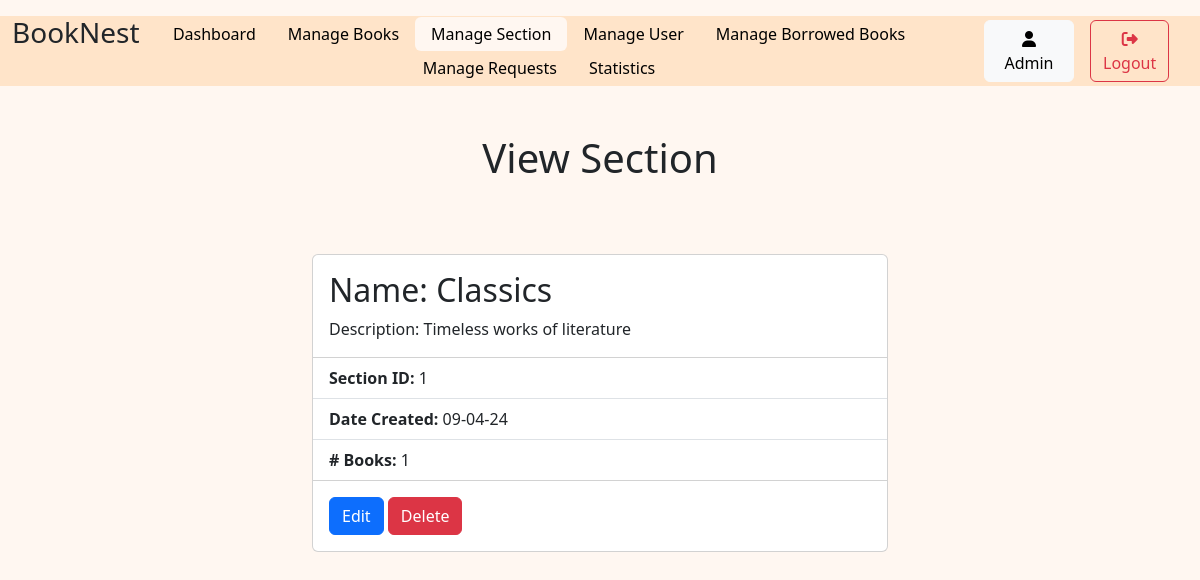
/admin/section_management/view/1 (signed in), run on the app's committed database.
### models.py (models this page shows)
class user(db.Model):
    user_id = db.Column(db.Integer, autoincrement=True, primary_key=True)
    username = db.Column(db.String(), unique=True)
    email = db.Column(db.String, unique=True)
    date_created = db.Column(db.DateTime, default=datetime.datetime.now)
    passhash = db.Column(db.String(256))
    is_admin=db.Column(db.Boolean, default=False)

class section(db.Model):
    section_id = db.Column(db.Integer, primary_key=True, autoincrement=True)
    name = db.Column(db.String)
    date_created = db.Column(db.DateTime, default=datetime.datetime.now)
    description = db.Column(db.String)
    books=db.relationship('book', backref='sections', lazy=True, cascade='all, delete-orphan')

### routes.py (the view)
@app.route('/admin/section_management/view/<int:id>')       #reuse it for general user too
@admin_required
def view_section(id):
    User=user.query.get(session['user_id'])
    Section=section.query.get(id)
    if not Section:
        flash('Category does not exists.')
        return render_template(url_for('sectionManagement', active='Section'))
    return render_template('/admin_pages/viewSection.html', active='Section', User=User, Section=Section)

### routes.py (called while the page is built)
def admin_required(func):
    @wraps(func)
    def inner(*args, **kwargs):
        if 'user_id' not in session:
            flash('Please login to continue')
            return redirect(url_for('login'))
        User = user.query.get(session['user_id'])
        if not User.is_admin:
            flash('You are not authorized to access this page')
            return redirect(url_for('dashboard'))
        return func(*args, **kwargs)
    return inner

### templates/admin_pages/viewSection.html (shortened to what this page needs)
{% extends 'layout.html' %}
{% block content %}
{% include 'adminNavbar.html' %}
<div class="d-flex pt-5 pb-3 justify-content-center">
    <h1 class="text-center">View Section</h1>
</div>
<div class="d-flex pt-5 justify-content-center">
    <div class="card" style="width: 36rem;">
        <div class="card-body">
            <h2 class="card-title">Name: {{Section.name}}</h2>
            <p class="card-text">Description: {{Section.description}}</p>
        </div>
        <ul class="list-group list-group-flush">
            <li class="list-group-item"><b>Section ID: </b>{{Section.section_id}}</li>
            <li class="list-group-item"><b>Date Created: </b>{{Section.date_created.strftime('%d-%m-%y')}}</li>
            <li class="list-group-item"><b># Books: </b>{{Section.books|length}}</li>
        </ul>
        <div class="card-body">
            <a href="{{url_for('edit_section', id=Section.section_id)}}" class="btn btn-primary ">Edit</a>
            <a href="{{url_for('delete_section', id=Section.section_id)}}" class="btn btn-danger">Delete</a>
        </div>
    </div>
</div>
{% endblock %}

### templates/adminNavbar.html
<div class="align-self-center" style="background-color: #FFE4C9;">
    <div class="row container-fluid mt-3 " >
        <div class="col-1">
            <h3>BookNest</h3>
        </div>
        <div class="col-9 align-self-center">
            <ul class="nav justify-content-center nav-pills ">
                <li class="nav-item">
                    <a class="{% if active=='Dashboard' %}nav-link active{% else %}nav-link{%endif %}" aria-current="page" href="{{url_for('admin')}}">Dashboard</a>
                </li>
                <li class="nav-item">
                    <a class="{% if active=='Books' %}nav-link active{% else %}nav-link{%endif %}" href="{{url_for('bookManagement')}}">Manage Books</a>
                </li>
                <li class="nav-item">
                    <a class="{% if active=='Section' %}nav-link active{% else %}nav-link{%endif %}" href="{{url_for('sectionManagement')}}">Manage Section</a>
                </li>
                <li class="nav-item">
                    <a class="{% if active=='Users' %}nav-link active{% else %}nav-link{%endif %}" href="{{url_for('userManagement')}}">Manage User </a>
                </li>
                <li class="nav-item">
                    <a class="{% if active=='borrowedBooks' %}nav-link active{% else %}nav-link{%endif %}" href="{{url_for('borrowedBooksManagement')}}">Manage Borrowed Books</a>
                </li>
                <li class="nav-item">
                    <a class="{% if active=='Requests' %}nav-link active{% else %}nav-link{%endif %}" href="{{url_for('manageRequest')}}">Manage Requests</a>
                </li>
                <li class="nav-item">
                    <a class="{% if active=='statistics' %}nav-link active{% else %}nav-link{%endif %}" href="{{url_for('statistics')}}">Statistics</a>
                </li>
            </ul>
        </div>
        <div class="col-1 align-self-center p-1">
            <a class="btn btn-light" href="{{url_for('profile',id=User.user_id)}}">
                <i class="fa-solid fa-user"></i> {{User.username}}
            </a>
        </div>
        <div class="col-1 align-self-center">
            <a class="btn btn-outline-danger" href="{{url_for('logout')}}">
                <i class="fa-solid fa-right-from-bracket"></i>Logout
            </a>
        </div>
    </div>
</div>

### Static/style.css (style rules this page uses)
.nav-pills .nav-link.active { color: black; background-color: #FFF7F1; }
.nav-pills .nav-link { color: black; }
.nav>li>a { padding-top: 5px; padding-bottom: 5px; }
body { background-color: #FFF7F1; }

### data on the page
user: username "Admin"
section: name "Classics", description "Timeless works of literature", section_id "1", date_created "09-04-24"

### other printed values
{{ Section.books|length }} "1"
